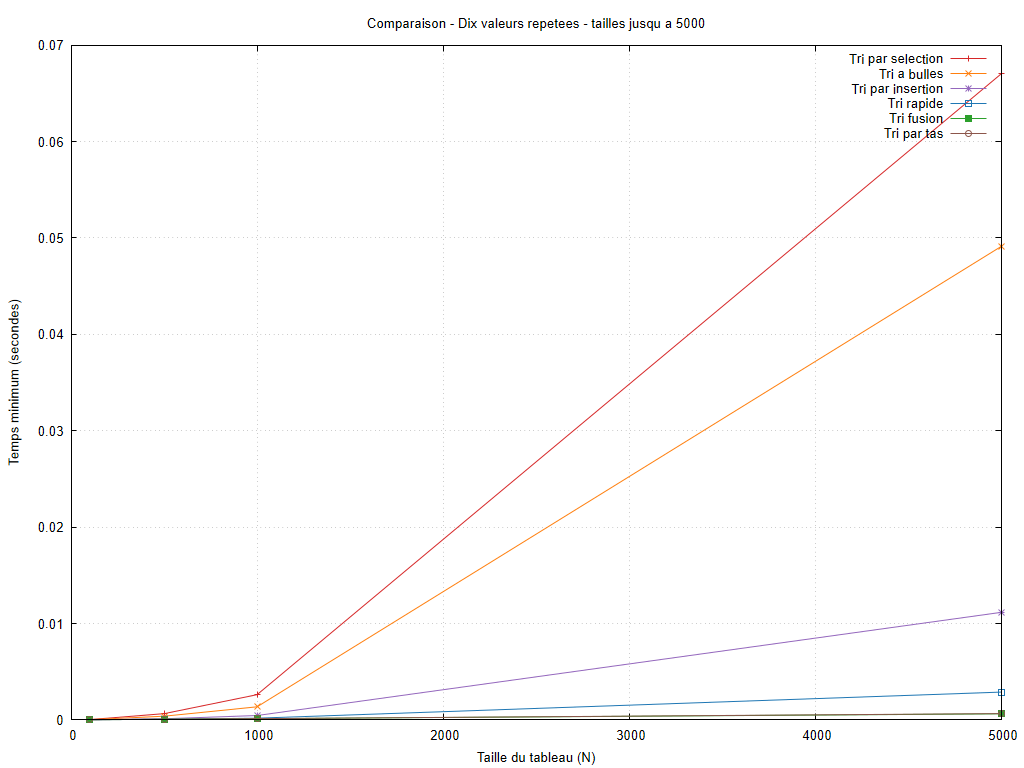

This chart was generated by the following gnuplot code:
set encoding utf8
set terminal pngcairo size 1024,768 font 'Arial,10'
set output 'graphiques/20261006_211417/configurations/valeurs_repetees_petites_tailles.png'
set datafile missing 'non_mesure'
set datafile separator ';'
set title 'Comparaison - Dix valeurs repetees - tailles jusqu a 5000'
set xlabel 'Taille du tableau (N)'
set ylabel 'Temps minimum (secondes)'
set grid
set yrange [0:*]
set xrange [0:5000]
plot 'resultats/20261006_211417/valeurs_repetees.csv' every ::1 using 1:2 title 'Tri par selection' with linespoints lc rgb '#d62728', 'resultats/20261006_211417/valeurs_repetees.csv' every ::1 using 1:4 title 'Tri a bulles' with linespoints lc rgb '#ff7f0e', 'resultats/20261006_211417/valeurs_repetees.csv' every ::1 using 1:6 title 'Tri par insertion' with linespoints lc rgb '#9467bd', 'resultats/20261006_211417/valeurs_repetees.csv' every ::1 using 1:8 title 'Tri rapide' with linespoints lc rgb '#1f77b4', 'resultats/20261006_211417/valeurs_repetees.csv' every ::1 using 1:10 title 'Tri fusion' with linespoints lc rgb '#2ca02c', 'resultats/20261006_211417/valeurs_repetees.csv' every ::1 using 1:12 title 'Tri par tas' with linespoints lc rgb '#8c564b'
unset output
